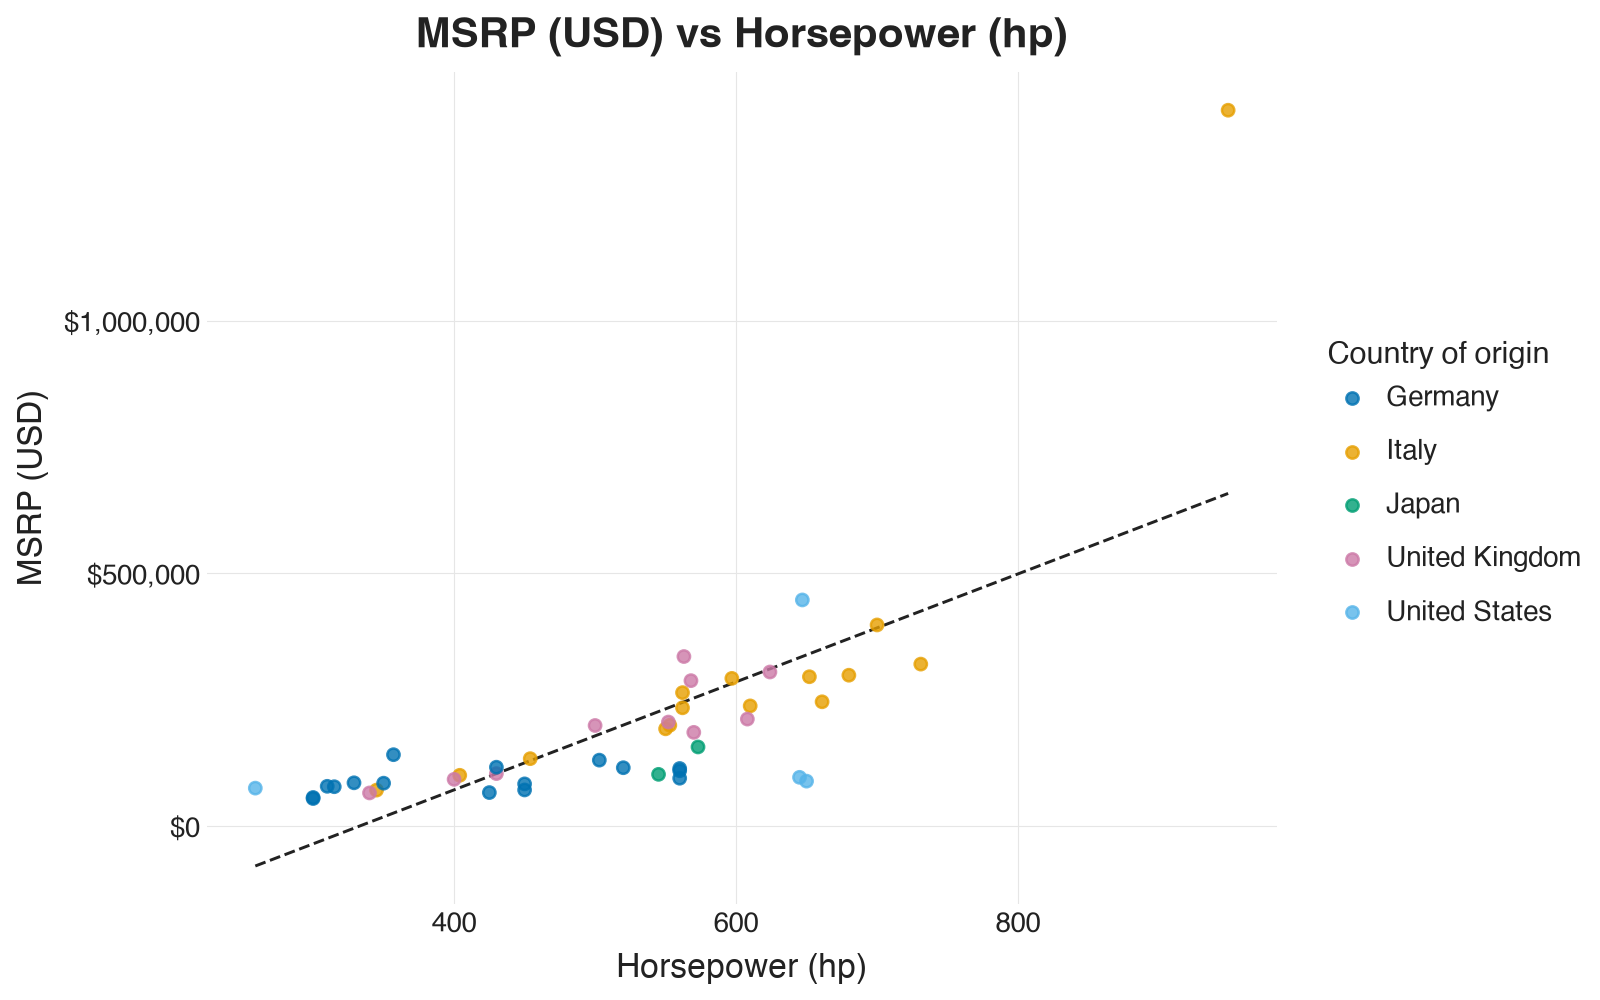

Here is the Python script that generated this plot:
"""Price vs horsepower for the gtcars sports cars, colored by country of origin.

Flowchart decisions (plotnine skill):
1. DATA (data.md): one row per car already; coerce hp/msrp to numeric, drop rows that
   can't be positioned. Frame is already tidy -- no melt needed.
2. FORM (geoms.md): "relationship between two numeric vars" -> geom_point at the pinned
   HOUSE_STYLE["point_size"], plus a geom_smooth(method="lm") trend answering the same
   question (it recedes behind the points: thinner, neutral, dashed).
3. BIG COLOR (big_color.md): hero = ctry_origin, CATEGORICAL with 5 groups (<= ~6, so
   color rather than facets) -> qualitative Okabe-Ito via house_palette().
4. SCALES & LABELS (api.md, small_color.md #7): money axis gets a "$" + thousands
   separators; templated relationship title "{Y} vs {X}"; humanized axis labels + units.
5. SMALL COLOR (small_color.md): apply_house_style() -- theme_minimal, light major-only
   gridlines, pinned text sizes, legend right.
6. RENDER: save_plot() -> p.save("plot.png", ...), the only renderer.
"""
import sys
from pathlib import Path

import pandas as pd
from mizani.labels import label_currency
from plotnine import aes, geom_point, geom_smooth, ggplot, labs, scale_y_continuous

SKILL_SCRIPTS = (
    Path(__file__).resolve().parent / ".claude" / "skills" / "plotnine" / "scripts"
)
sys.path.insert(0, str(SKILL_SCRIPTS))
from pn_house_style import (  # noqa: E402
    HOUSE_STYLE,
    apply_house_style,
    house_palette,
    humanize_labels,
    save_plot,
)

# --- Step 1: data ----------------------------------------------------------------
df = pd.read_csv(Path(__file__).resolve().parent / "gtcars.csv")
df["hp"] = pd.to_numeric(df["hp"], errors="coerce")
df["msrp"] = pd.to_numeric(df["msrp"], errors="coerce")
df = df.dropna(subset=["hp", "msrp", "ctry_origin"])

# --- Step 4 labels: humanize only what is VISIBLE (aes keeps raw column names) ----
lab = humanize_labels(
    "hp",
    "msrp",
    "ctry_origin",
    overrides={
        "hp": "Horsepower (hp)",
        "msrp": "MSRP (USD)",
        "ctry_origin": "Country of origin",
    },
)

# --- Steps 2-4: build ------------------------------------------------------------
p = (
    ggplot(df, aes("hp", "msrp", color="ctry_origin"))
    + geom_smooth(
        method="lm", se=False, color="#222222", size=0.6, linetype="dashed"
    )
    + geom_point(size=HOUSE_STYLE["point_size"], alpha=0.8)
    + house_palette("qualitative", aes="color", name=lab["ctry_origin"])
    + scale_y_continuous(
        labels=label_currency(prefix="$", precision=0, big_mark=",")
    )
    # title template (geoms.md): relationship -> "{Y} vs {X}"
    + labs(title=f"{lab['msrp']} vs {lab['hp']}", x=lab["hp"], y=lab["msrp"])
)

# --- Steps 5-6: theme + the mandatory renderer -----------------------------------
p = apply_house_style(p)
save_plot(p, str(Path(__file__).resolve().parent / "plot.png"))
